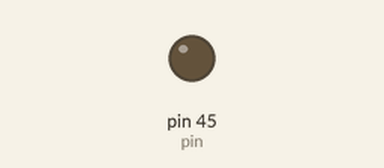
Bench run of a sketch on a simulated Arduino Mega 2560, built with avr-gcc and run on an emulated ATmega2560. On the bench: output pins drawn as LEDs (lit = HIGH).

Above: at 1.0 s.
Timing chart, 0 to 5.5 s (numbered marks = the images above):
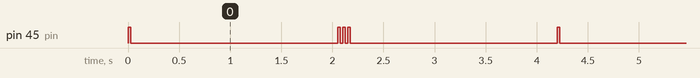

The sketch:

touchpoint_test.ino
```cpp
const int pin = 45;

void sendPulse() {
  Serial.println("Pulsing");
  digitalWrite(pin, HIGH);
  delay(25);
  digitalWrite(pin, LOW);
  delay(25);
}

void turnOnTouchpoint() {
  sendPulse();
}

void turnOffTouchpoint() {
  sendPulse();
  sendPulse();
  sendPulse();
}

void setup()
{
  pinMode(pin, OUTPUT);
  // test out the button presses
  // sendPulse();
  // delay(2000);
  // sendPulse();
  // sendPulse();
}

void loop()
{
  turnOnTouchpoint();
  delay(2000);
  turnOffTouchpoint();
  delay(2000);
}
```

Measured:
- by itself, pin 45 (pin): repeats every 4.2 s: LOW 2.0 s, 2 × (HIGH 0.03 s, LOW 0.03 s), HIGH 0.03 s, LOW 2.0 s, HIGH 0.03 s
